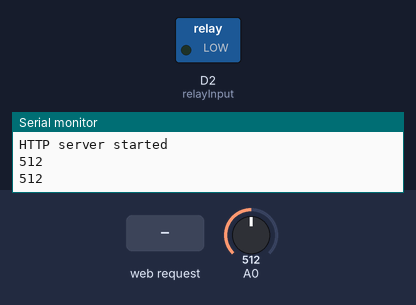
Bench run of a sketch on a simulated ESP8266 (NodeMCU). Shown: switched loads named in the sketch (green lamp = pin HIGH), the last lines printed to the serial monitor. The inputs (shaded band) are chosen by the test bench; at power-on: A0 = 512.

Above: at 2.3 s.
2.4 s: HTTP request GET /on received
At 3.7 s:
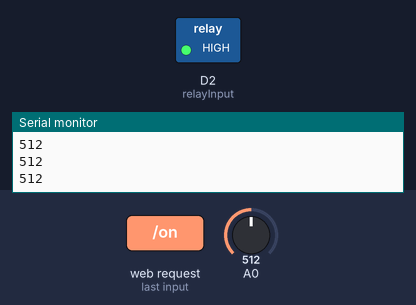
4.5 s: HTTP request GET /off received
At 4.8 s:
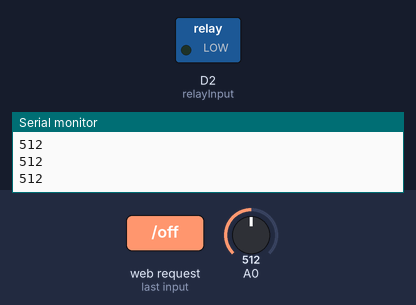
6.6 s: HTTP request GET /flush received
At 8.4 s:
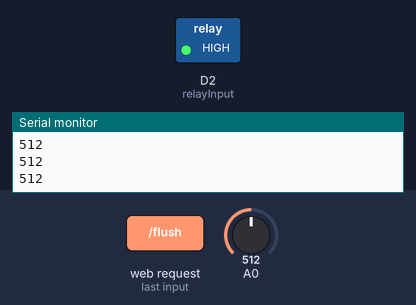
Timing chart, 0 to 9.9 s (numbered marks = the images above; inputs shaded):
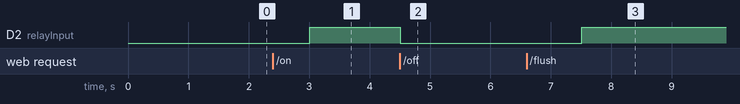

Measured:
- after the input at 2.4 s, D2 (relayInput): LOW → HIGH after 0.61 s
- after the input at 4.5 s, D2 (relayInput): HIGH → LOW at once
- after the input at 6.6 s, D2 (relayInput): LOW → HIGH after 0.91 s

The sketch:

sketch_jun23a.ino
```cpp
#include <ArduinoJson.h>
#include <ESP8266WiFi.h>
#include <WiFiClient.h>
#include <ESP8266WebServer.h>
#include <ESP8266mDNS.h>

IPAddress local_IP(192,168,4,20);
IPAddress gateway(192,168,4,9);
IPAddress subnet(255,255,255,0);

ESP8266WebServer server(80);

const int dry = 500;
bool isautomatic = false;
bool isWatering = false;
int sensorValue;
int relayInput = D2;

void handleRoot() {
  int sensorValue = analogRead(A0);
  bool isDry = false;
  //check
  if(sensorValue >= dry){
    isDry = true;
  }

  //parse json
  StaticJsonBuffer<500> jsonBuffer;

  JsonObject &root = jsonBuffer.createObject();
  root["success"] = true;
  root["automatic_watering"] = isautomatic;
  root["humidity"] = sensorValue;
  root["dry"] = isDry;

  String jsonMsg;
  root.prettyPrintTo(jsonMsg);

  server.send(200, "application/json", jsonMsg);
}

void handleOn() {
  isautomatic = true;

  //parse json
  StaticJsonBuffer<500> jsonBuffer;

  JsonObject &root = jsonBuffer.createObject();
  root["success"] = true;
  root["automatic_watering"] = isautomatic;


  String jsonMsg;
  root.prettyPrintTo(jsonMsg);

  digitalWrite(relayInput, HIGH);
  server.send(200, "application/json", jsonMsg);
}

void handleOff() {
  isautomatic = false;

  //parse json
  StaticJsonBuffer<500> jsonBuffer;

  JsonObject &root = jsonBuffer.createObject();
  root["success"] = true;
  root["automatic_watering"] = isautomatic;


  String jsonMsg;
  root.prettyPrintTo(jsonMsg);

  digitalWrite(relayInput, LOW);
  server.send(200, "application/json", jsonMsg);
}

void handleWatering() {
  digitalWrite(relayInput, HIGH);

  //parse json
  StaticJsonBuffer<500> jsonBuffer;

  JsonObject &root = jsonBuffer.createObject();
  root["success"] = true;


  String jsonMsg;
  root.prettyPrintTo(jsonMsg);

  server.send(200, "application/json", jsonMsg);
}

void handleNotFound() {

  String message = "File Not Found\n\n";
  message += "URI: ";
  message += server.uri();
  message += "\nMethod: ";
  message += (server.method() == HTTP_GET) ? "GET" : "POST";
  message += "\nArguments: ";
  message += server.args();
  message += "\n";
  for (uint8_t i = 0; i < server.args(); i++) {
    message += " " + server.argName(i) + ": " + server.arg(i) + "\n";
  }

  //parse json
  StaticJsonBuffer<500> jsonBuffer;

  JsonObject &root = jsonBuffer.createObject();
  root["success"] = false;
  root["automatic_watering"] = isautomatic;
  root["message"] = message;


  String jsonMsg;
  root.prettyPrintTo(jsonMsg);

  server.send(404, "application/json", jsonMsg);
}

void watering() {
  sensorValue = analogRead(A0);

  Serial.println(sensorValue);
  if (sensorValue >= dry){
    digitalWrite(relayInput, HIGH);
    isWatering = true;
  } else {
    digitalWrite(relayInput, LOW);
    isWatering = false;
  }
}

void setup(void) {
  pinMode(relayInput, OUTPUT);
  Serial.begin(115200);
  digitalWrite(relayInput, LOW);
  WiFi.mode(WIFI_AP);

  Serial.print("Setting soft-AP configuration ... ");
  Serial.println(WiFi.softAPConfig(local_IP, gateway, subnet) ? "Ready" : "Failed!");

  Serial.print("Setting soft-AP ... ");
  Serial.println(WiFi.softAP("Primakara Automatic Watering", "test1234") ? "Ready" : "Failed!");

  Serial.println("");
  Serial.print("IP address: ");
  Serial.println(WiFi.softAPIP());

  if (MDNS.begin("esp8266")) {
    Serial.println("MDNS responder started");
  }

  server.on("/", handleRoot);

  server.on("/on", handleOn);
  server.on("/off", handleOff);
  server.on("/flush", handleWatering);

  server.onNotFound(handleNotFound);

  server.begin();
  Serial.println("HTTP server started");
}

void loop(void) {
  server.handleClient();

  if (isautomatic) {
    watering();
  } else {
    sensorValue = analogRead(A0);
    Serial.println(sensorValue);
    if (sensorValue < dry) {
      digitalWrite(relayInput, LOW);
    }
  }

  delay(1500);
}
```
